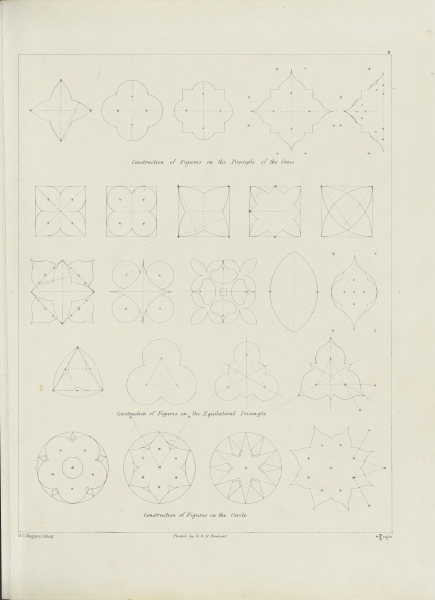
#> input picture reference/pugin-glossary/flattened/08-principal-figures-of-shapes.deshaded.preview.jpg, 870 x 1200 px (shown at 1/2 size)
$ python -i flatten.py   (imports and definitions only)   (older library calls are emulated)
#> lines starting #> are read from the running program, lines starting #| are printed output that depends on the picture
# /// script
# requires-python = ">=3.11,<3.14"
# dependencies = [
#   "numpy>=1.26",
#   "scipy>=1.11",
#   "opencv-python-headless>=4.9",
#   "pillow>=10",
# ]
# ///
"""Flatten photographed book pages onto true rectangles.

The plates in reference/pugin-glossary were photographed in their binding. They lie
flat across most of the page and curve down into the gutter on the spine side. This tool
models each photograph in 3D and unrolls the page:

  camera   a pinhole camera with one radial-distortion term (k1), at distance f from the
           page, rotated by (rx, ry, rz). The principal point is the image center.
  surface  a "generalized cylinder": the sheet bends across its width only. Depth z is a
           natural cubic spline in X through editable knots. Lines along the spine stay
           straight, which is how paper bends.
  page     a rectangle in flat coordinates (u, Y), where u is arc length across the sheet.

The model is fitted to lines that are known to be straight on the printed page (each
plate's ruled frame), then every output pixel is mapped back to the photograph and
resampled. Everything needed to reproduce or adjust a result is saved per plate in
reference/pugin-glossary/flatten/<plate>.json.

Usage (from the repository root; uv installs the dependencies):
  uv run tools/flatten/flatten.py detect 09-alphabets-no-1     # find the frame rules
  uv run tools/flatten/flatten.py fit    09-alphabets-no-1     # fit camera + surface
  uv run tools/flatten/flatten.py render 09-alphabets-no-1     # write the flat page
  uv run tools/flatten/flatten.py shade  09-alphabets-no-1     # fit and remove the gutter shading
  uv run tools/flatten/flatten.py all    09 10 11 12           # all three, by prefix
  uv run tools/flatten/flatten.py serve                        # the grid editor
"""
from __future__ import annotations

import argparse
import json
import math
import subprocess
import sys
import time
from http import HTTPStatus
from http.server import BaseHTTPRequestHandler, ThreadingHTTPServer
from pathlib import Path
from urllib.parse import parse_qs, urlparse

import cv2
import numpy as np
from PIL import Image
from scipy.optimize import least_squares
from scipy.sparse import lil_matrix

ROOT = Path(__file__).resolve().parents[2]
TOOL = Path(__file__).resolve().parent
PLATES = ROOT / "reference/pugin-glossary/plates"
DATA = ROOT / "reference/pugin-glossary/flatten"
OUT = ROOT / "reference/pugin-glossary/flattened"
CACHE = ROOT / "build/flatten-cache"

VERSION = 1


# [12 lines left out: functions anchors, full_z, not called in this run]


# ── Plates and images ─────────────────────────────────────────────────────────

def plate_ids() -> list[str]:
    return sorted(p.stem for p in PLATES.iterdir() if p.suffix.lower() in (".jp2", ".heic", ".jpg", ".png", ".tif"))


# [41 lines left out: functions resolve, source_path, load_bgr, display_jpeg, not called in this run]


# ── Feature detection: the printed frame's four rules ─────────────────────────

def redness(img: np.ndarray) -> np.ndarray:
    b, g, r = (img[..., i].astype(np.float32) for i in range(3))
    red = np.clip((r - g) - 22.0, 0, None) * (r > 110)
    return cv2.GaussianBlur(red, (0, 0), 1.0)


# [41 lines left out: functions _trace, _clean, not called in this run]


def darkness(img: np.ndarray) -> np.ndarray:
    """Dark ink (a hairline rule, an engraved line): how far below the local paper level a pixel is.
    Measuring against the paper nearby keeps the shaded gutter from reading as ink."""
    gray = img.astype(np.float32).mean(2)
    paper = cv2.dilate(cv2.GaussianBlur(gray, (0, 0), 1.0), np.ones((15, 15), np.uint8))
    return cv2.GaussianBlur(np.clip(paper - gray - 18.0, 0, None) * 1.6, (0, 0), 1.0)


INKS = {"red": redness, "dark": darkness}
# how strong a rule is in each ink map, and how long a gap a trace may jump (in 4 px steps)
TRACE = {"red": {"minmass": 150.0, "maxmiss": 6}, "dark": {"minmass": 35.0, "maxmiss": 15}}


def _plain_paper_both_sides(gray: np.ndarray, tex: np.ndarray, paper: float, x1, y1, x2, y2, off=28) -> bool:
    """A printed rule has plain paper on both sides. A page edge has the dark board on one side; the
    stack of leaves at the fore-edge is striped."""
    n = np.array([-(y2 - y1), x2 - x1], float)
    n /= np.linalg.norm(n) + 1e-9
    t = np.linspace(0.1, 0.9, 24)
    xs, ys = x1 + t * (x2 - x1), y1 + t * (y2 - y1)
    H, W = gray.shape
    for sgn in (-1, 1):
        px = np.clip((xs + sgn * off * n[0]).astype(int), 0, W - 1)
        py = np.clip((ys + sgn * off * n[1]).astype(int), 0, H - 1)
        if np.median(gray[py, px]) < 0.72 * paper or np.median(tex[py, px]) > 6.0:
            return False
    return True


def detect_frame(img: np.ndarray, ink: str = "auto", expect: dict | None = None) -> list[dict]:
    """The printed frame's four rules. ink is "red" (plates 9–12), "dark" (hairline frames such as
    plate 8), or "auto" (try red, then dark). Without `expect`, the outermost long rules are taken;
    with it ({"top", "bottom", "left", "right"} in image pixels), the rules nearest those positions,
    so a stray line such as the glass platen's edge can't be mistaken for the frame."""
    if ink == "auto":
        err = None
        for kind in INKS:
            try:
                return detect_frame(img, kind, expect)
            except RuntimeError as e:
                err = e
        raise err
    R = INKS[ink](img)
    tr = TRACE[ink]
    H, W = R.shape
    gray = cv2.GaussianBlur(img.astype(np.float32).mean(2), (0, 0), 2.0)
    tex = cv2.GaussianBlur(np.abs(cv2.Sobel(gray, cv2.CV_32F, 1, 0)) + np.abs(cv2.Sobel(gray, cv2.CV_32F, 0, 1)), (0, 0), 6.0)
    paper = float(np.percentile(gray, 85))
    k = 4
    small = cv2.resize(np.clip(R * 2, 0, 255).astype(np.uint8), (W // k, H // k), interpolation=cv2.INTER_AREA)
    segs = cv2.createLineSegmentDetector(0).detect(small)[0]
    segs = segs.reshape(-1, 4) * k if segs is not None else np.zeros((0, 4))
    hs, vs = [], []
    for x1, y1, x2, y2 in segs:
        dx, dy = x2 - x1, y2 - y1
        L = math.hypot(dx, dy)
        long_h, long_v = abs(dy) < abs(dx) * 0.05 and L > W * 0.15, abs(dx) < abs(dy) * 0.05 and L > H * 0.10
        if (long_h or long_v) and not _plain_paper_both_sides(gray, tex, paper, x1, y1, x2, y2):
            continue
        if long_h:
            hs.append(((y1 + y2) / 2, (x1 + x2) / 2))
        if long_v:
            vs.append(((x1 + x2) / 2, (y1 + y2) / 2))
    if len(hs) < 2 or len(vs) < 2:
        raise RuntimeError("Could not find a ruled frame; add features by hand in the editor.")
    hs.sort()
    vs.sort()
    if expect:
        near = lambda segs, v: min(segs, key=lambda sg: abs(sg[0] - v))
        top, bottom = near(hs, expect["top"]), near(hs, expect["bottom"])
        left, right = near(vs, expect["left"]), near(vs, expect["right"])
    else:
        top, bottom, left, right = hs[0], hs[-1], vs[0], vs[-1]
    found = {}
    for name, (y, xm) in (("frame-top", top), ("frame-bottom", bottom)):
        xm = int(xm)
        found[name] = ("h", _trace(R, "h", y, xm, 0, **tr)[::-1] + _trace(R, "h", y, xm + 4, W, **tr))
    for name, (x, ym) in (("frame-left", left), ("frame-right", right)):
        ym = int(ym)
        found[name] = ("v", _trace(R, "v", x, ym, 0, **tr)[::-1] + _trace(R, "v", x, ym + 4, H, **tr))
    found = {n: v for n, v in found.items() if len(v[1]) >= 10}
    if len([1 for d, _ in found.values() if d == "h"]) < 2 or len([1 for d, _ in found.values() if d == "v"]) < 2:
        raise RuntimeError("Found the frame but could not trace all four rules.")
    # keep clear of the corners, where the crossing rule pulls the centroid
    vx = {n: np.median(np.array(p)[:, 0]) for n, (d, p) in found.items() if d == "v"}
    hy = {n: np.median(np.array(p)[:, 1]) for n, (d, p) in found.items() if d == "h"}
    out = []
    for name, (d, pts) in found.items():
        a = _clean(pts, d)
        if d == "h":
            a = a[(a[:, 0] > min(vx.values()) + 24) & (a[:, 0] < max(vx.values()) - 24)]
        else:
            a = a[(a[:, 1] > min(hy.values()) + 24) & (a[:, 1] < max(hy.values()) - 24)]
        a = a[::2]  # 8 px spacing is plenty
        out.append({"name": name, "dir": d, "source": "auto", "ink": ink, "pts": [[round(float(x), 2), round(float(y), 2)] for x, y in a]})
    return out


# ── Shapes: figures whose proportions are known (plate 8's squares and circles) ─

# [42 lines left out: functions _outer_peak, measure_shape, rotation, not called in this run]


class Spline:
    """Natural cubic spline z(X) through the knots, continued linearly beyond them."""

    # [31 lines left out: functions __init__, __call__, not called in this run]


class Model:
    # [32 lines left out: functions __init__, project, arc_table, not called in this run]

    def u_of_x(self, X):
        Xt, s = self.arc_table()
        return np.interp(X, Xt, s)

    def x_of_u(self, u):
        Xt, s = self.arc_table()
        return np.interp(u, s, Xt)


# ── Fitting ───────────────────────────────────────────────────────────────────

# [32 lines left out: function initial_params, not called in this run]


def fit(params: dict, lock: set[str] | None = None, smooth=0.02, verbose=True, behind_glass=True) -> dict:
    """Fit one plate. See fit_many."""
    return fit_many([params], lock, smooth, verbose, behind_glass)[0]


SHAPE_SIGMA = 2.5  # px: how closely Pugin's figures in one family agree in proportion (about 0.7% of a 350 px square)
FRAME_SIGMA = 0.75  # px: the frame rules' typical residual


# [549 lines left out: functions backproject, arc_between, shape_sizes, fit_many, default_page, remap_maps and 12 more, not called in this run]


def apply_shading_field(img: np.ndarray, field: np.ndarray) -> np.ndarray:
    return img.astype(np.float32) / field


def deshade(flat: np.ndarray, sh: dict, rect: dict) -> np.ndarray:
    H, W = flat.shape[:2]
    return np.clip(apply_shading_field(flat, shading_field(sh, rect, H, W)) + 0.5, 0, 255).astype(np.uint8)


# [16 lines left out: function evenness, not called in this run]


# ── Saved parameters ──────────────────────────────────────────────────────────

def params_path(pid: str) -> Path:
    return DATA / f"{pid}.json"


def load_params(pid: str) -> dict | None:
    p = params_path(pid)
    return json.loads(p.read_text()) if p.exists() else None


# [11 lines left out: function save_params, not called in this run]


def _indent(s: str, n: int) -> str:
    lines = s.split("\n")
    return "\n".join([lines[0]] + [" " * n + ln for ln in lines[1:]])


# ── Camera calibration, shared across plates ─────────────────────────────────

CAMERA = DATA / "_camera.json"


def load_camera() -> dict | None:
    return json.loads(CAMERA.read_text()) if CAMERA.exists() else None


# [125 lines left out: functions fresh_start, _objective, cmd_calibrate, frame_ink, cmd_detect, cmd_fit and 1 more, not called in this run]


# ── The editor's server ───────────────────────────────────────────────────────

class Handler(BaseHTTPRequestHandler):
    def log_message(self, *a):
        pass

    # [7 lines left out: function _send, not called in this run]

    def _json(self, obj, code=200):
        self._send(code, json.dumps(obj).encode())

    def _body(self):
        n = int(self.headers.get("Content-Length", 0))
        return json.loads(self.rfile.read(n) or b"null")

    # [136 lines left out: functions do_GET, do_PUT, do_POST, cmd_serve, main, not called in this run]


# [2 lines not run here, left out]

>>> import cv2
>>> picture = cv2.cvtColor(cv2.imread('../../reference/pugin-glossary/flattened/08-principal-figures-of-shapes.deshaded.preview.jpg'), cv2.COLOR_BGR2RGB)
>>> result = detect_frame(picture)
#> the loop in detect_frame, `for kind in INKS:` made 2 passes
#> pass 1, in redness, `b, g, r = (img[..., i].astype(np.float32) for i in range(3))`:
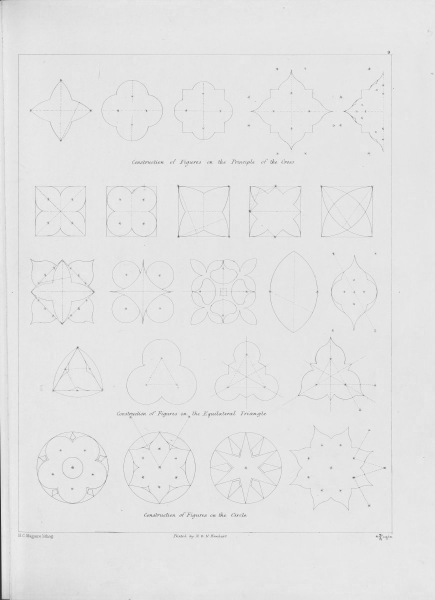
#> b: shape (1200, 870) float32 (shown at 1/2 size); min 43, max 255, mean 227.5
#> pass 1, in redness, `b, g, r = (img[..., i].astype(np.float32) for i in range(3))`:
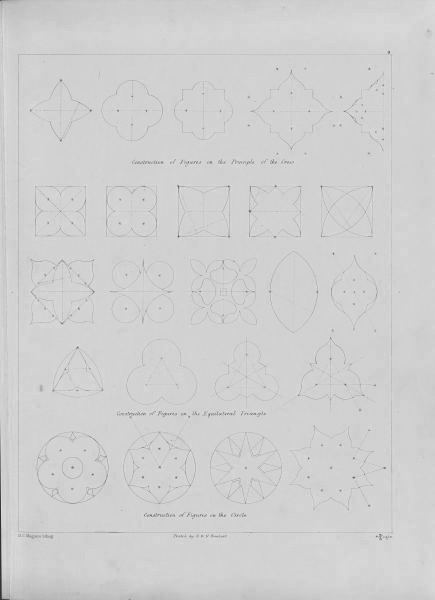
#> r: shape (1200, 870) float32 (shown at 1/2 size); min 38, max 239, mean 207.5
#> (the run stopped early here; a loop or call above may not have finished)

$ run again, on reference/pugin-glossary/flattened/11-alphabets-no-3.deshaded.preview.jpg
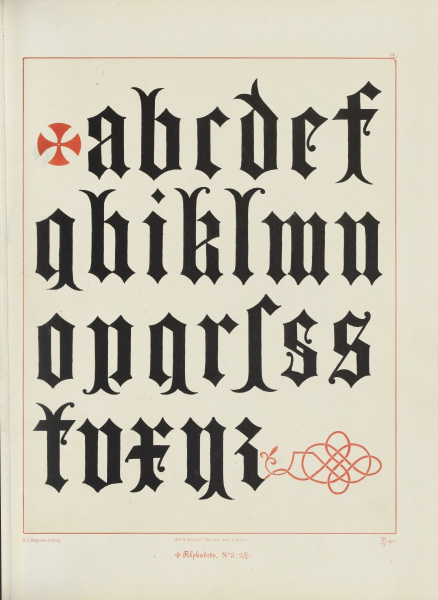
#> input picture reference/pugin-glossary/flattened/11-alphabets-no-3.deshaded.preview.jpg, 875 x 1200 px (shown at 1/2 size)
#> the loop in detect_frame, `for kind in INKS:` made 2 passes
#> pass 1, in redness, `b, g, r = (img[..., i].astype(np.float32) for i in range(3))`:
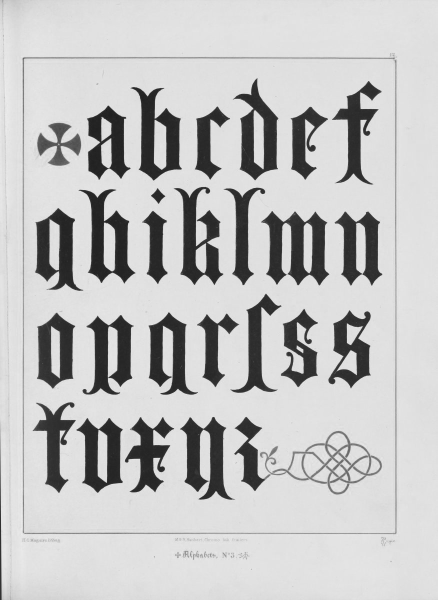
#> g: shape (1200, 875) float32 (shown at 1/2 size); min 21, max 248, mean 193.7
#> pass 1, in redness, `b, g, r = (img[..., i].astype(np.float32) for i in range(3))`:
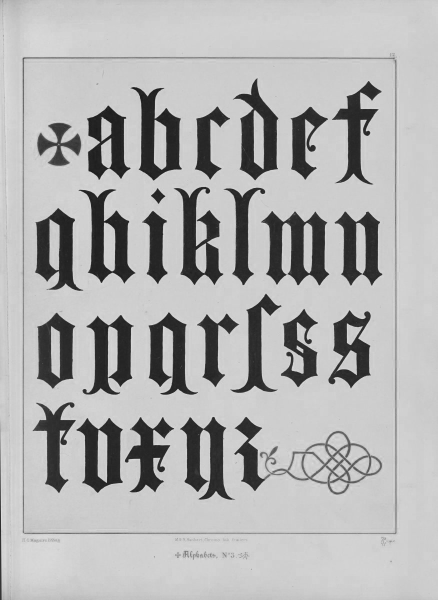
#> r: shape (1200, 875) float32 (shown at 1/2 size); min 14, max 234, mean 177.7
#> result = 4 items
